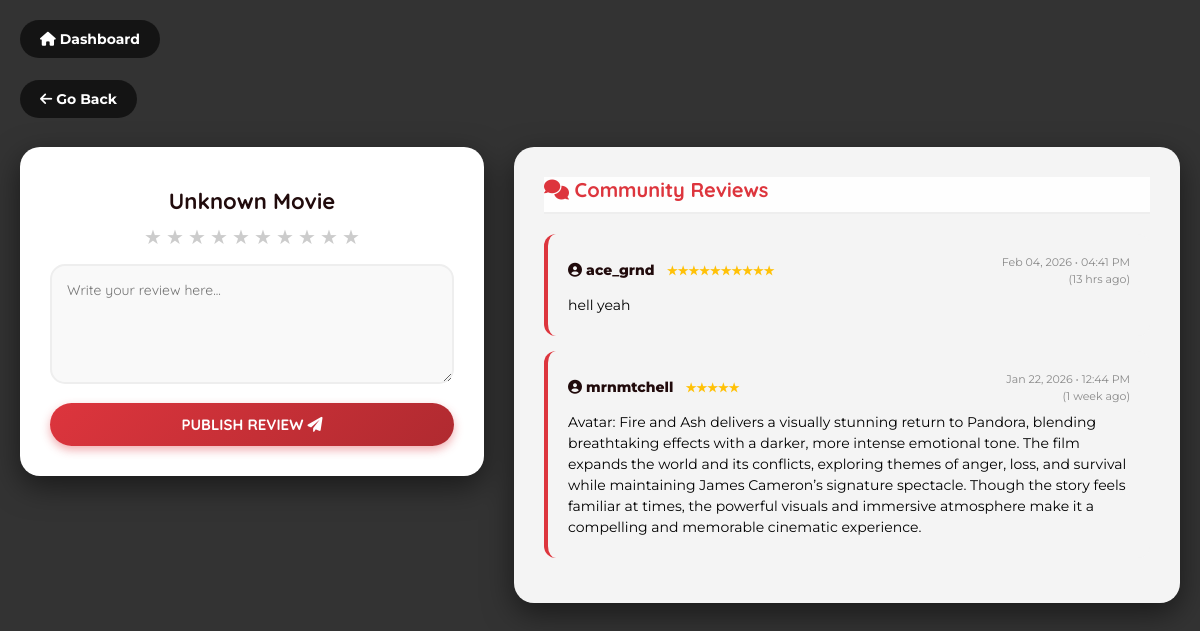
Screenshot of /reviews.php?movie_id=83533 (signed in) with the database file from the repository.
### tables this page shows
CREATE TABLE `tbl_movie_review` (
  `id` int(11) NOT NULL,
  `user_id` int(11) NOT NULL,
  `movie_id` int(11) NOT NULL,
  `movie_title` varchar(255) DEFAULT NULL,
  `review` text NOT NULL,
  `created_at` timestamp NOT NULL DEFAULT current_timestamp(),
  `rating` tinyint(4) NOT NULL DEFAULT 5
);

CREATE TABLE `users` (
  `id` int(11) NOT NULL,
  `username` varchar(50) NOT NULL,
  `name` varchar(100) NOT NULL,
  `email` varchar(150) NOT NULL,
  `password` varchar(255) NOT NULL,
  `created_at` timestamp NOT NULL DEFAULT current_timestamp()
);

### reviews.php (the view, shortened to what this page needs)
<?php
include "db.php";
$movie_id = $_GET['movie_id'];
function time_elapsed_string($datetime, $full = false) {
    $now = new DateTime;
    $ago = new DateTime($datetime);
    $diff = $now->diff($ago);
    $weeks = floor($diff->d / 7);
    $days = $diff->d - ($weeks * 7);
    $string = array(
        'y' => $diff->y,
        'm' => $diff->m,
        'w' => $weeks,
        'd' => $days,
        'h' => $diff->h,
        'i' => $diff->i,
        's' => $diff->s,
    );
    $labels = array(
        'y' => 'year', 'm' => 'month', 'w' => 'week',
        'd' => 'day', 'h' => 'hr', 'i' => 'min', 's' => 'sec',
    );
    foreach ($string as $k => $v) {
        if ($v > 0) {
            $string[$k] = $v . ' ' . $labels[$k] . ($v > 1 ? 's' : '');
        } else {
            unset($string[$k]);
        }
    }
    $string = array_slice($string, 0, 1);
    return implode(', ', $string) . ' ago';
}
$sql = "SELECT r.review, r.rating, r.created_at, u.username
        FROM tbl_movie_review r
        JOIN users u ON r.user_id = u.id
        WHERE r.movie_id = ?
        ORDER BY r.created_at DESC";
$stmt_fetch = $conn->prepare($sql);
$stmt_fetch->bind_param("i", $movie_id);
$stmt_fetch->execute();
$result_reviews = $stmt_fetch->get_result();
$existing_reviews = [];
while($row = $result_reviews->fetch_assoc()) {
    $existing_reviews[] = $row;
}
$api_key = "1163142a130a2e01a5fb73752ac05995";
$tmdb_url = "https://api.themoviedb.org/3/movie/$movie_id?api_key=$api_key&language=en-US";
$movie_json = @file_get_contents($tmdb_url);
$movie = json_decode($movie_json, true);
if(!$movie || isset($movie['status_code'])) {
    $movie = ['title' => 'Unknown Movie', 'poster_path' => null];
}
?>
<!DOCTYPE html>
<html lang="en">
<head>
    <link rel="stylesheet" href="https://cdnjs.cloudflare.com/ajax/libs/font-awesome/6.0.0/css/all.min.css">
</head>
<body>
<a href="dashboard.php" class="back-link-float">
    <i class="fa-solid fa-house"></i> Dashboard
</a>
<a href="javascript:history.back()" class="back-link-float" style="top: 80px;">
    <i class="fa-solid fa-arrow-left"></i> Go Back
</a>
<div class="page-wrapper">
    <div class="main-layout">
        <div class="form-container">
            <h1><?= htmlspecialchars($movie['title']); ?></h1>
            <form method="POST">
            <div class="star-rating">
                <?php for($i = 10; $i >= 1; $i--): ?>
                    <label for="star<?= $i ?>" title="<?= $i ?> stars">★</label>
                <?php endfor; ?>
            </div>
                <textarea name="review" placeholder="Write your review here..." required></textarea>
                <button type="submit">Publish Review <i class="fa-solid fa-paper-plane"></i></button>
            </form>
        </div>
        <div class="comments-container">
            <div class="comments-header">
                <i class="fa-solid fa-comments"></i> Community Reviews
            </div>
            <?php if(count($existing_reviews) > 0): ?>
                <?php foreach($existing_reviews as $rev): ?>
                    <div class="single-review">
                        <div class="user-name">
                            <span>
                                <i class="fa-solid fa-user-circle"></i> <?= htmlspecialchars($rev['username']); ?>
                                <span class="stars-display">
                                    <?php for($i=0; $i<$rev['rating']; $i++) echo '★'; ?>
                                </span>
                            </span>
                            <span class="review-date">
                                <?= date("M d, Y • h:i A", strtotime($rev['created_at'])); ?>
                                <br>
                                (<?= time_elapsed_string($rev['created_at']); ?>)
                            </span>
                        </div>
                        <?= nl2br(htmlspecialchars($rev['review'])); ?>
                    </div>
                <?php endforeach; ?>
            <?php endif; ?>
        </div>
    </div>
</div>
</body>
</html>

### reviews.php (style rules this page uses)
* { box-sizing: border-box; }
body { background: url('assets/background.jpg') no-repeat center center fixed; background-size: cover; font-family: 'Montserrat', sans-serif; margin: 0; padding: 0; color: #fff; min-height: 100vh; }
body::before { content: ""; position: fixed; top: 0; left: 0; right: 0; bottom: 0; background: rgba(0,0,0,0.8); z-index: -1; }
.page-wrapper { width: 100%; max-width: 1200px; margin: 0 auto; padding: 40px 20px; display: flex; flex-direction: column; align-items: center; justify-content: center; min-height: 100vh; }
.main-layout { display: flex; gap: 30px; width: 100%; align-items: flex-start; margin-bottom: 50px; }
.form-container { flex: 1; background-color: #fff; color: #000; padding: 30px; border-radius: 20px; text-align: center; box-shadow: 0 10px 30px rgba(0,0,0,0.5); position: sticky; top: 30px; }
.comments-container { flex: 1.5; background-color: rgba(255, 255, 255, 0.95); color: #000; padding: 30px; border-radius: 20px; box-shadow: 0 10px 30px rgba(0,0,0,0.5); max-height: 80vh; overflow-y: auto; }
h1 { font-family: 'Quicksand', sans-serif; font-size: 22px; font-weight: 800; margin: 10px 0; color: #210b0c; }
.star-rating { display: flex; flex-direction: row-reverse; justify-content: center; gap: 2px; margin-bottom: 15px; }
.star-rating label { font-size: 20px; color: #ccc; cursor: pointer; transition: color 0.2s; width: 20px; text-align: center; }
form textarea { width: 100%; padding: 15px; border-radius: 15px; border: 2px solid #eee; background: #f9f9f9; box-sizing: border-box; font-size: 14px; resize: vertical; min-height: 120px; font-family: 'Quicksand', sans-serif; outline: none; transition: 0.3s; }
button { width: 100%; padding: 12px; border-radius: 50px; border: none; background: linear-gradient(135deg, #dd353d 0%, #b02a30 100%); color: #fff; font-family: 'Quicksand', sans-serif; font-weight: 700; font-size: 15px; text-transform: uppercase; cursor: pointer; margin-top: 15px; transition: 0.3s; box-shadow: 0 4px 10px rgba(221, 53, 61, 0.4); }
.comments-header { font-family: 'Quicksand', sans-serif; font-size: 20px; font-weight: 700; margin-bottom: 20px; color: #dd353d; border-bottom: 2px solid #eee; padding-bottom: 10px; position: sticky; top: 0; background: rgba(255,255,255,0.95); z-index: 10; }
.single-review { background: #f4f4f4; padding: 20px; border-radius: 12px; margin-bottom: 15px; font-size: 14px; line-height: 1.5; border-left: 4px solid #dd353d; position: relative; }
.user-name { font-weight: 800; color: #210b0c; font-size: 14px; display: flex; justify-content: space-between; align-items: center; margin-bottom: 8px; }
.stars-display { color: #ffc107; font-size: 12px; margin-left: 8px; }
.review-date { color: #888; font-weight: 400; font-size: 11px; text-align: right; }
.back-link-float { position: fixed; top: 20px; left: 20px; background: rgba(0,0,0,0.6); padding: 10px 20px; border-radius: 50px; color: #fff; text-decoration: none; font-weight: bold; font-size: 14px; backdrop-filter: blur(5px); transition: 0.3s; z-index: 100; }

### rows the page displays
tbl_movie_review: user.username "ace_grnd", created_at "Feb 04, 2026 • 04:41 PM", created_at "13 hrs ago", review "hell yeah"
tbl_movie_review: user.username "mrnmtchell", created_at "Jan 22, 2026 • 12:44 PM", created_at "1 week ago", review "Avatar: Fire and Ash delivers a visually stunning return to Pandora, blending breathtaking effects with a darker, more intense emotional tone. The film expands the world and its conflicts, exploring themes of anger, loss, and survival while maintaining James Cameron’s signature spectacle. Though the story feels familiar at times, the powerful visuals and immersive atmosphere make it a compelling and memorable cinematic experience."

### other values shown
$movie['title'] "Unknown Movie"
